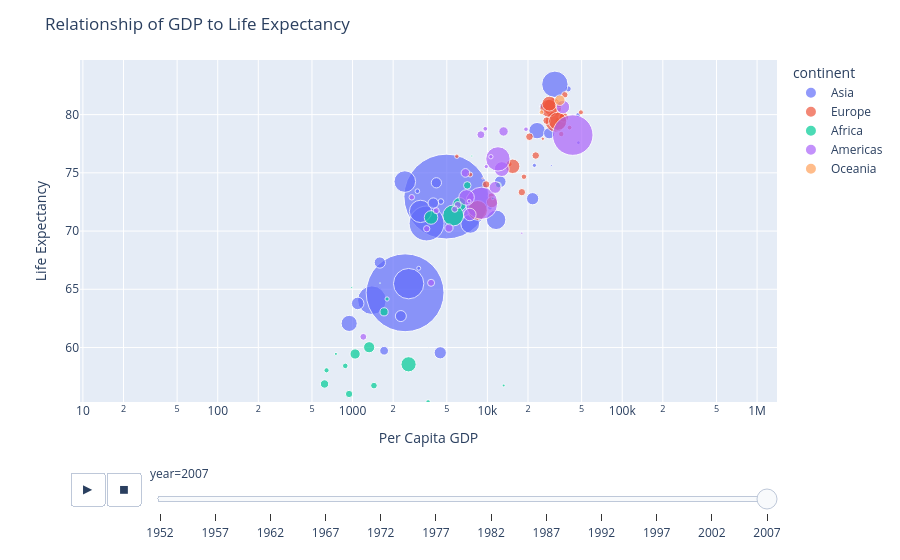

Here is the notebook cell this chart was saved with:
### Markdown cell above
We're close to having explored all the features from our first graph, however, there are some basic issues we need to fix.  First, we could do a better job giving our figure a title and descriptive names to our x-axis and y-axis.  Second, We can change the size of the circles on our plot so they overlap less.  Third, our y-axis isn't sufficiently tall to show the entire range of life expectancy.  We need to modify our code to change these features.

### Code cell
fig = px.scatter(df,
                 x='gdpPercap',
                 y='lifeExp',
                 color='continent',
                 animation_frame='year',
                 hover_name='country',
                 size_max=60,
                 log_x = True,
                 size='pop',
                 labels={'gdpPercap': 'Per Capita GDP', 'lifeExp': 'Life Expectancy'})

fig.update_layout(title='Relationship of GDP to Life Expectancy',
                  height=500,
                  yaxis_range=[20,90])

fig.show()

### Figure 1 — Plotly figure (JSON) as saved in the notebook; plotly's stock layout.template omitted (floating-point values rounded to 4 significant figures)
{"data": [{"hovertemplate": "<b>%{hovertext}</b><br><br>continent=Asia<br>year=2007<br>Per Capita GDP=%{x}<br>Life Expectancy=%{y}<br>pop=%{marker.size}<extra></extra>", "hovertext": ["Afghanistan", "Bahrain", "Bangladesh", "Cambodia", "China", "Hong Kong, China", "India", "Indonesia", "Iran", "Iraq", "Israel", "Japan", "Jordan", "Korea, Dem. Rep.", "Korea, Rep.", "Kuwait", "Lebanon", "Malaysia", "Mongolia", "Myanmar", "Nepal", "Oman", "Pakistan", "Philippines", "Saudi Arabia", "Singapore", "Sri Lanka", "Syria", "Taiwan", "Thailand", "Vietnam", "West Bank and Gaza", "Yemen, Rep."], "legendgroup": "Asia", "marker": {"color": "#636efa", "size": [31889923, 708573, 150448339, 14131858, 1318683096, 6980412, 1110396331, 223547000, 69453570, 27499638, 6426679, 127467972, 6053193, 23301725, 49044790, 2505559, 3921278, 24821286, 2874127, 47761980, 28901790, 3204897, 169270617, 91077287, 27601038, 4553009, 20378239, 19314747, 23174294, 65068149, 85262356, 4018332, 22211743], "sizemode": "area", "sizeref": 366300.0, "symbol": "circle"}, "mode": "markers", "name": "Asia", "orientation": "v", "showlegend": true, "type": "scatter", "x": [974.6, 29800.0, 1391.0, 1714.0, 4959.0, 39720.0, 2452.0, 3541.0, 11610.0, 4471.0, 25520.0, 31660.0, 4519.0, 1593.0, 23350.0, 47310.0, 10460.0, 12450.0, 3096.0, 944.0, 1091.0, 22320.0, 2606.0, 3190.0, 21650.0, 47140.0, 3970.0, 4185.0, 28720.0, 7458.0, 2442.0, 3025.0, 2281.0], "xaxis": "x", "y": [43.83, 75.64, 64.06, 59.72, 72.96, 82.21, 64.7, 70.65, 70.96, 59.55, 80.75, 82.6, 72.53, 67.3, 78.62, 77.59, 71.99, 74.24, 66.8, 62.07, 63.78, 75.64, 65.48, 71.69, 72.78, 79.97, 72.4, 74.14, 78.4, 70.62, 74.25, 73.42, 62.7], "yaxis": "y"}, {"hovertemplate": "<b>%{hovertext}</b><br><br>continent=Europe<br>year=2007<br>Per Capita GDP=%{x}<br>Life Expectancy=%{y}<br>pop=%{marker.size}<extra></extra>", "hovertext": ["Albania", "Austria", "Belgium", "Bosnia and Herzegovina", "Bulgaria", "Croatia", "Czech Republic", "Denmark", "Finland", "France", "Germany", "Greece", "Hungary", "Iceland", "Ireland", "Italy", "Montenegro", "Netherlands", "Norway", "Poland", "Portugal", "Romania", "Serbia", "Slovak Republic", "Slovenia", "Spain", "Sweden", "Switzerland", "Turkey", "United Kingdom"], "legendgroup": "Europe", "marker": {"color": "#EF553B", "size": [3600523, 8199783, 10392226, 4552198, 7322858, 4493312, 10228744, 5468120, 5238460, 61083916, 82400996, 10706290, 9956108, 301931, 4109086, 58147733, 684736, 16570613, 4627926, 38518241, 10642836, 22276056, 10150265, 5447502, 2009245, 40448191, 9031088, 7554661, 71158647, 60776238], "sizemode": "area", "sizeref": 366300.0, "symbol": "circle"}, "mode": "markers", "name": "Europe", "orientation": "v", "showlegend": true, "type": "scatter", "x": [5937.0, 36130.0, 33690.0, 7446.0, 10680.0, 14620.0, 22830.0, 35280.0, 33210.0, 30470.0, 32170.0, 27540.0, 18010.0, 36180.0, 40680.0, 28570.0, 9254.0, 36800.0, 49360.0, 15390.0, 20510.0, 10810.0, 9787.0, 18680.0, 25770.0, 28820.0, 33860.0, 37510.0, 8458.0, 33200.0], "xaxis": "x", "y": [76.42, 79.83, 79.44, 74.85, 73.0, 75.75, 76.49, 78.33, 79.31, 80.66, 79.41, 79.48, 73.34, 81.76, 78.89, 80.55, 74.54, 79.76, 80.2, 75.56, 78.1, 72.48, 74.0, 74.66, 77.93, 80.94, 80.88, 81.7, 71.78, 79.42], "yaxis": "y"}, {"hovertemplate": "<b>%{hovertext}</b><br><br>continent=Africa<br>year=2007<br>Per Capita GDP=%{x}<br>Life Expectancy=%{y}<br>pop=%{marker.size}<extra></extra>", "hovertext": ["Algeria", "Angola", "Benin", "Botswana", "Burkina Faso", "Burundi", "Cameroon", "Central African Republic", "Chad", "Comoros", "Congo, Dem. Rep.", "Congo, Rep.", "Cote d'Ivoire", "Djibouti", "Egypt", "Equatorial Guinea", "Eritrea", "Ethiopia", "Gabon", "Gambia", "Ghana", "Guinea", "Guinea-Bissau", "Kenya", "Lesotho", "Liberia", "Libya", "Madagascar", "Malawi", "Mali", "Mauritania", "Mauritius", "Morocco", "Mozambique", "Namibia", "Niger", "Nigeria", "Reunion", "Rwanda", "Sao Tome and Principe", "Senegal", "Sierra Leone", "Somalia", "South Africa", "Sudan", "Swaziland", "Tanzania", "Togo", "Tunisia", "Uganda", "Zambia", "Zimbabwe"], "legendgroup": "Africa", "marker": {"color": "#00cc96", "size": [33333216, 12420476, 8078314, 1639131, 14326203, 8390505, 17696293, 4369038, 10238807, 710960, 64606759, 3800610, 18013409, 496374, 80264543, 551201, 4906585, 76511887, 1454867, 1688359, 22873338, 9947814, 1472041, 35610177, 2012649, 3193942, 6036914, 19167654, 13327079, 12031795, 3270065, 1250882, 33757175, 19951656, 2055080, 12894865, 135031164, 798094, 8860588, 199579, 12267493, 6144562, 9118773, 43997828, 42292929, 1133066, 38139640, 5701579, 10276158, 29170398, 11746035, 12311143], "sizemode": "area", "sizeref": 366300.0, "symbol": "circle"}, "mode": "markers", "name": "Africa", "orientation": "v", "showlegend": true, "type": "scatter", "x": [6223.0, 4797.0, 1441.0, 12570.0, 1217.0, 430.1, 2042.0, 706.0, 1704.0, 986.1, 277.6, 3633.0, 1545.0, 2082.0, 5581.0, 12150.0, 641.4, 690.8, 13210.0, 752.7, 1328.0, 942.7, 579.2, 1463.0, 1569.0, 414.5, 12060.0, 1045.0, 759.3, 1043.0, 1803.0, 10960.0, 3820.0, 823.7, 4811.0, 619.7, 2014.0, 7670.0, 863.1, 1598.0, 1712.0, 862.5, 926.1, 9270.0, 2602.0, 4513.0, 1107.0, 883.0, 7093.0, 1056.0, 1271.0, 469.7], "xaxis": "x", "y": [72.3, 42.73, 56.73, 50.73, 52.3, 49.58, 50.43, 44.74, 50.65, 65.15, 46.46, 55.32, 48.33, 54.79, 71.34, 51.58, 58.04, 52.95, 56.73, 59.45, 60.02, 56.01, 46.39, 54.11, 42.59, 45.68, 73.95, 59.44, 48.3, 54.47, 64.16, 72.8, 71.16, 42.08, 52.91, 56.87, 46.86, 76.44, 46.24, 65.53, 63.06, 42.57, 48.16, 49.34, 58.56, 39.61, 52.52, 58.42, 73.92, 51.54, 42.38, 43.49], "yaxis": "y"}, {"hovertemplate": "<b>%{hovertext}</b><br><br>continent=Americas<br>year=2007<br>Per Capita GDP=%{x}<br>Life Expectancy=%{y}<br>pop=%{marker.size}<extra></extra>", "hovertext": ["Argentina", "Bolivia", "Brazil", "Canada", "Chile", "Colombia", "Costa Rica", "Cuba", "Dominican Republic", "Ecuador", "El Salvador", "Guatemala", "Haiti", "Honduras", "Jamaica", "Mexico", "Nicaragua", "Panama", "Paraguay", "Peru", "Puerto Rico", "Trinidad and Tobago", "United States", "Uruguay", "Venezuela"], "legendgroup": "Americas", "marker": {"color": "#ab63fa", "size": [40301927, 9119152, 190010647, 33390141, 16284741, 44227550, 4133884, 11416987, 9319622, 13755680, 6939688, 12572928, 8502814, 7483763, 2780132, 108700891, 5675356, 3242173, 6667147, 28674757, 3942491, 1056608, 301139947, 3447496, 26084662], "sizemode": "area", "sizeref": 366300.0, "symbol": "circle"}, "mode": "markers", "name": "Americas", "orientation": "v", "showlegend": true, "type": "scatter", "x": [12780.0, 3822.0, 9066.0, 36320.0, 13170.0, 7007.0, 9645.0, 8948.0, 6025.0, 6873.0, 5728.0, 5186.0, 1202.0, 3548.0, 7321.0, 11980.0, 2749.0, 9809.0, 4173.0, 7409.0, 19330.0, 18010.0, 42950.0, 10610.0, 11420.0], "xaxis": "x", "y": [75.32, 65.55, 72.39, 80.65, 78.55, 72.89, 78.78, 78.27, 72.23, 74.99, 71.88, 70.26, 60.92, 70.2, 72.57, 76.19, 72.9, 75.54, 71.75, 71.42, 78.75, 69.82, 78.24, 76.38, 73.75], "yaxis": "y"}, {"hovertemplate": "<b>%{hovertext}</b><br><br>continent=Oceania<br>year=2007<br>Per Capita GDP=%{x}<br>Life Expectancy=%{y}<br>pop=%{marker.size}<extra></extra>", "hovertext": ["Australia", "New Zealand"], "legendgroup": "Oceania", "marker": {"color": "#FFA15A", "size": [20434176, 4115771], "sizemode": "area", "sizeref": 366300.0, "symbol": "circle"}, "mode": "markers", "name": "Oceania", "orientation": "v", "showlegend": true, "type": "scatter", "x": [34440.0, 25190.0], "xaxis": "x", "y": [81.23, 80.2], "yaxis": "y"}], "layout": {"autosize": true, "legend": {"itemsizing": "constant", "title": {"text": "continent"}, "tracegroupgap": 0}, "margin": {"t": 60}, "sliders": [{"active": 11, "currentvalue": {"prefix": "year="}, "len": 0.9, "pad": {"b": 10, "t": 60}, "steps": [{"args": [["1952"], {"frame": {"duration": 0, "redraw": false}, "fromcurrent": true, "mode": "immediate", "transition": {"duration": 0, "easing": "linear"}}], "label": "1952", "method": "animate"}, {"args": [["1957"], {"frame": {"duration": 0, "redraw": false}, "fromcurrent": true, "mode": "immediate", "transition": {"duration": 0, "easing": "linear"}}], "label": "1957", "method": "animate"}, {"args": [["1962"], {"frame": {"duration": 0, "redraw": false}, "fromcurrent": true, "mode": "immediate", "transition": {"duration": 0, "easing": "linear"}}], "label": "1962", "method": "animate"}, {"args": [["1967"], {"frame": {"duration": 0, "redraw": false}, "fromcurrent": true, "mode": "immediate", "transition": {"duration": 0, "easing": "linear"}}], "label": "1967", "method": "animate"}, {"args": [["1972"], {"frame": {"duration": 0, "redraw": false}, "fromcurrent": true, "mode": "immediate", "transition": {"duration": 0, "easing": "linear"}}], "label": "1972", "method": "animate"}, {"args": [["1977"], {"frame": {"duration": 0, "redraw": false}, "fromcurrent": true, "mode": "immediate", "transition": {"duration": 0, "easing": "linear"}}], "label": "1977", "method": "animate"}, {"args": [["1982"], {"frame": {"duration": 0, "redraw": false}, "fromcurrent": true, "mode": "immediate", "transition": {"duration": 0, "easing": "linear"}}], "label": "1982", "method": "animate"}, {"args": [["1987"], {"frame": {"duration": 0, "redraw": false}, "fromcurrent": true, "mode": "immediate", "transition": {"duration": 0, "easing": "linear"}}], "label": "1987", "method": "animate"}, {"args": [["1992"], {"frame": {"duration": 0, "redraw": false}, "fromcurrent": true, "mode": "immediate", "transition": {"duration": 0, "easing": "linear"}}], "label": "1992", "method": "animate"}, {"args": [["1997"], {"frame": {"duration": 0, "redraw": false}, "fromcurrent": true, "mode": "immediate", "transition": {"duration": 0, "easing": "linear"}}], "label": "1997", "method": "animate"}, {"args": [["2002"], {"frame": {"duration": 0, "redraw": false}, "fromcurrent": true, "mode": "immediate", "transition": {"duration": 0, "easing": "linear"}}], "label": "2002", "method": "animate"}, {"args": [["2007"], {"frame": {"duration": 0, "redraw": false}, "fromcurrent": true, "mode": "immediate", "transition": {"duration": 0, "easing": "linear"}}], "label": "2007", "method": "animate"}], "x": 0.1, "xanchor": "left", "y": 0, "yanchor": "top"}], "title": {"text": "Relationship of GDP to Life Expectancy"}, "updatemenus": [{"active": 0, "buttons": [{"args": [null, {"frame": {"duration": 500, "redraw": false}, "fromcurrent": true, "mode": "immediate", "transition": {"duration": 500, "easing": "linear"}}], "label": "&#9654;", "method": "animate"}, {"args": [[null], {"frame": {"duration": 0, "redraw": false}, "fromcurrent": true, "mode": "immediate", "transition": {"duration": 0, "easing": "linear"}}], "label": "&#9724;", "method": "animate"}], "direction": "left", "pad": {"r": 10, "t": 70}, "showactive": false, "type": "buttons", "x": 0.1, "xanchor": "right", "y": 0, "yanchor": "top"}], "xaxis": {"anchor": "y", "autorange": false, "domain": [0, 1], "range": [0.9786, 6.148], "title": {"text": "Per Capita GDP"}, "type": "log"}, "yaxis": {"anchor": "x", "autorange": false, "domain": [0, 1], "range": [55.32, 84.69], "title": {"text": "Life Expectancy"}, "type": "linear"}}}
